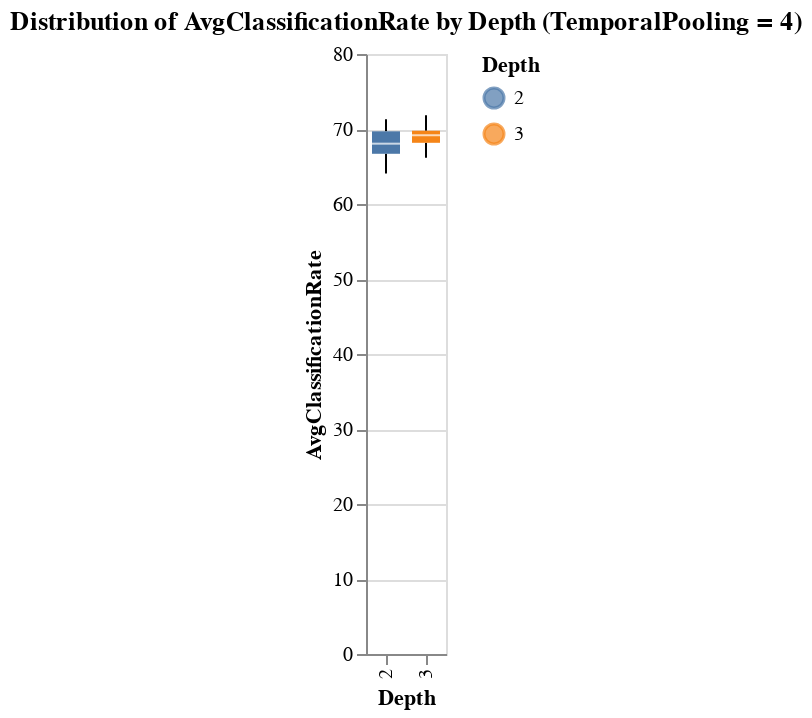

The code cell stored with this chart in its notebook:
### Code cell
# Filter where TemporalPooling == 4
filtered_df = df[df['TemporalPooling'] == 4]

# Create the chart: Depth vs AvgClassificationRate
chart = alt.Chart(filtered_df).mark_boxplot().encode(
    x='Depth:N',
    y='AvgClassificationRate:Q',
    color='Depth:N'
).properties(
    title='Distribution of AvgClassificationRate by Depth (TemporalPooling = 4)'
)

chart

### Figure 1 — Vega-Lite specification as saved in the notebook (floating-point values rounded to 4 significant figures)
{"config": {"view": {"continuousWidth": 300, "continuousHeight": 300}}, "data": {"name": "data-526788f92f4429e63225bc4d89bdc7d9"}, "mark": {"type": "boxplot"}, "encoding": {"color": {"field": "Depth", "type": "nominal"}, "x": {"field": "Depth", "type": "nominal"}, "y": {"field": "AvgClassificationRate", "type": "quantitative"}}, "title": "Distribution of AvgClassificationRate by Depth (TemporalPooling = 4)", "$schema": "https://vega.github.io/schema/vega-lite/v5.20.1.json", "datasets": {"data-526788f92f4429e63225bc4d89bdc7d9": [{"ID": 17475053083, "Width": 3, "Height": 3, "Depth": 2, "TemporalPooling": 4, "Epochs": 800, "Seed": 6, "SpatialPooling": 8, "AvgClassificationRate": 64.08, "AvgDeviation": 7.04}, {"ID": 17475052453, "Width": 3, "Height": 3, "Depth": 2, "TemporalPooling": 4, "Epochs": 800, "Seed": 13, "SpatialPooling": 8, "AvgClassificationRate": 65.96, "AvgDeviation": 6.128}, {"ID": 17475052453, "Width": 3, "Height": 3, "Depth": 2, "TemporalPooling": 4, "Epochs": 800, "Seed": 42, "SpatialPooling": 8, "AvgClassificationRate": 67.13, "AvgDeviation": 5.035}, {"ID": 17475076903, "Width": 3, "Height": 3, "Depth": 2, "TemporalPooling": 4, "Epochs": 800, "Seed": 44, "SpatialPooling": 8, "AvgClassificationRate": 66.23, "AvgDeviation": 5.062}, {"ID": 17475053083, "Width": 3, "Height": 3, "Depth": 2, "TemporalPooling": 4, "Epochs": 800, "Seed": 45, "SpatialPooling": 8, "AvgClassificationRate": 67.62, "AvgDeviation": 4.877}, {"ID": 17475076903, "Width": 3, "Height": 3, "Depth": 2, "TemporalPooling": 4, "Epochs": 800, "Seed": 59, "SpatialPooling": 8, "AvgClassificationRate": 70.09, "AvgDeviation": 5.072}, {"ID": 17475053083, "Width": 3, "Height": 3, "Depth": 2, "TemporalPooling": 4, "Epochs": 800, "Seed": 93, "SpatialPooling": 8, "AvgClassificationRate": 70.3, "AvgDeviation": 6.512}, {"ID": 17475053083, "Width": 3, "Height": 3, "Depth": 2, "TemporalPooling": 4, "Epochs": 800, "Seed": 96, "SpatialPooling": 8, "AvgClassificationRate": 67.83, "AvgDeviation": 5.479}, {"ID": 17475053083, "Width": 3, "Height": 3, "Depth": 2, "TemporalPooling": 4, "Epochs": 800, "Seed": 98, "SpatialPooling": 8, "AvgClassificationRate": 69.08, "AvgDeviation": 4.341}, {"ID": 17475119523, "Width": 3, "Height": 3, "Depth": 3, "TemporalPooling": 4, "Epochs": 800, "Seed": 6, "SpatialPooling": 8, "AvgClassificationRate": 66.54, "AvgDeviation": 6.982}, {"ID": 17475119523, "Width": 3, "Height": 3, "Depth": 3, "TemporalPooling": 4, "Epochs": 800, "Seed": 13, "SpatialPooling": 8, "AvgClassificationRate": 69.29, "AvgDeviation": 4.998}, {"ID": 17475119403, "Width": 3, "Height": 3, "Depth": 3, "TemporalPooling": 4, "Epochs": 800, "Seed": 42, "SpatialPooling": 8, "AvgClassificationRate": 69.46, "AvgDeviation": 5.713}, {"ID": 17475121743, "Width": 3, "Height": 3, "Depth": 3, "TemporalPooling": 4, "Epochs": 800, "Seed": 44, "SpatialPooling": 8, "AvgClassificationRate": 67.08, "AvgDeviation": 4.689}, {"ID": 17475119523, "Width": 3, "Height": 3, "Depth": 3, "TemporalPooling": 4, "Epochs": 800, "Seed": 45, "SpatialPooling": 8, "AvgClassificationRate": 68.35, "AvgDeviation": 4.696}, {"ID": 17475121743, "Width": 3, "Height": 3, "Depth": 3, "TemporalPooling": 4, "Epochs": 800, "Seed": 59, "SpatialPooling": 8, "AvgClassificationRate": 69.6, "AvgDeviation": 6.346}, {"ID": 17475119523, "Width": 3, "Height": 3, "Depth": 3, "TemporalPooling": 4, "Epochs": 800, "Seed": 93, "SpatialPooling": 8, "AvgClassificationRate": 70.1, "AvgDeviation": 8.792}, {"ID": 17475119523, "Width": 3, "Height": 3, "Depth": 3, "TemporalPooling": 4, "Epochs": 800, "Seed": 96, "SpatialPooling": 8, "AvgClassificationRate": 67.7, "AvgDeviation": 6.353}, {"ID": 17475121743, "Width": 3, "Height": 3, "Depth": 3, "TemporalPooling": 4, "Epochs": 800, "Seed": 98, "SpatialPooling": 8, "AvgClassificationRate": 68.82, "AvgDeviation": 3.686}, {"ID": 17475213843, "Width": 5, "Height": 5, "Depth": 2, "TemporalPooling": 4, "Epochs": 800, "Seed": 6, "SpatialPooling": 8, "AvgClassificationRate": 65.46, "AvgDeviation": 5.082}, {"ID": 17475213793, "Width": 5, "Height": 5, "Depth": 2, "TemporalPooling": 4, "Epochs": 800, "Seed": 13, "SpatialPooling": 8, "AvgClassificationRate": 66.78, "AvgDeviation": 5.717}, {"ID": 17475213793, "Width": 5, "Height": 5, "Depth": 2, "TemporalPooling": 4, "Epochs": 800, "Seed": 42, "SpatialPooling": 8, "AvgClassificationRate": 68.93, "AvgDeviation": 5.821}, {"ID": 17475241713, "Width": 5, "Height": 5, "Depth": 2, "TemporalPooling": 4, "Epochs": 800, "Seed": 44, "SpatialPooling": 8, "AvgClassificationRate": 66.24, "AvgDeviation": 6.814}, {"ID": 17475213843, "Width": 5, "Height": 5, "Depth": 2, "TemporalPooling": 4, "Epochs": 800, "Seed": 45, "SpatialPooling": 8, "AvgClassificationRate": 70.19, "AvgDeviation": 4.368}, {"ID": 17475213843, "Width": 5, "Height": 5, "Depth": 2, "TemporalPooling": 4, "Epochs": 800, "Seed": 59, "SpatialPooling": 8, "AvgClassificationRate": 68.69, "AvgDeviation": 3.854}, {"ID": 17475213793, "Width": 5, "Height": 5, "Depth": 2, "TemporalPooling": 4, "Epochs": 800, "Seed": 93, "SpatialPooling": 8, "AvgClassificationRate": 69.29, "AvgDeviation": 7.853}, {"ID": 17475213843, "Width": 5, "Height": 5, "Depth": 2, "TemporalPooling": 4, "Epochs": 800, "Seed": 96, "SpatialPooling": 8, "AvgClassificationRate": 66.61, "AvgDeviation": 3.023}, {"ID": 17475213843, "Width": 5, "Height": 5, "Depth": 2, "TemporalPooling": 4, "Epochs": 800, "Seed": 98, "SpatialPooling": 8, "AvgClassificationRate": 70.5, "AvgDeviation": 4.169}, {"ID": 17475270143, "Width": 5, "Height": 5, "Depth": 3, "TemporalPooling": 4, "Epochs": 800, "Seed": 6, "SpatialPooling": 8, "AvgClassificationRate": 66.7, "AvgDeviation": 4.221}, {"ID": 17475269993, "Width": 5, "Height": 5, "Depth": 3, "TemporalPooling": 4, "Epochs": 800, "Seed": 13, "SpatialPooling": 8, "AvgClassificationRate": 68.09, "AvgDeviation": 5.324}, {"ID": 17475269993, "Width": 5, "Height": 5, "Depth": 3, "TemporalPooling": 4, "Epochs": 800, "Seed": 42, "SpatialPooling": 8, "AvgClassificationRate": 68.1, "AvgDeviation": 7.198}, {"ID": 17475270163, "Width": 5, "Height": 5, "Depth": 3, "TemporalPooling": 4, "Epochs": 800, "Seed": 44, "SpatialPooling": 8, "AvgClassificationRate": 69.3, "AvgDeviation": 4.71}, {"ID": 17475270143, "Width": 5, "Height": 5, "Depth": 3, "TemporalPooling": 4, "Epochs": 800, "Seed": 45, "SpatialPooling": 8, "AvgClassificationRate": 69.69, "AvgDeviation": 4.153}, {"ID": 17475270163, "Width": 5, "Height": 5, "Depth": 3, "TemporalPooling": 4, "Epochs": 800, "Seed": 59, "SpatialPooling": 8, "AvgClassificationRate": 69.84, "AvgDeviation": 3.209}, {"ID": 17475270143, "Width": 5, "Height": 5, "Depth": 3, "TemporalPooling": 4, "Epochs": 800, "Seed": 93, "SpatialPooling": 8, "AvgClassificationRate": 70.38, "AvgDeviation": 7.492}, {"ID": 17475270143, "Width": 5, "Height": 5, "Depth": 3, "TemporalPooling": 4, "Epochs": 800, "Seed": 96, "SpatialPooling": 8, "AvgClassificationRate": 68.22, "AvgDeviation": 4.809}, {"ID": 17475270143, "Width": 5, "Height": 5, "Depth": 3, "TemporalPooling": 4, "Epochs": 800, "Seed": 98, "SpatialPooling": 8, "AvgClassificationRate": 71.82, "AvgDeviation": 5.219}, {"ID": 17475807953, "Width": 7, "Height": 7, "Depth": 2, "TemporalPooling": 4, "Epochs": 800, "Seed": 6, "SpatialPooling": 8, "AvgClassificationRate": 65.88, "AvgDeviation": 3.787}, {"ID": 17475807943, "Width": 7, "Height": 7, "Depth": 2, "TemporalPooling": 4, "Epochs": 800, "Seed": 13, "SpatialPooling": 8, "AvgClassificationRate": 68.63, "AvgDeviation": 3.272}, {"ID": 17475807943, "Width": 7, "Height": 7, "Depth": 2, "TemporalPooling": 4, "Epochs": 800, "Seed": 42, "SpatialPooling": 8, "AvgClassificationRate": 68.04, "AvgDeviation": 6.133}, {"ID": 17475807953, "Width": 7, "Height": 7, "Depth": 2, "TemporalPooling": 4, "Epochs": 800, "Seed": 44, "SpatialPooling": 8, "AvgClassificationRate": 67.28, "AvgDeviation": 6.186}, {"ID": 17475807943, "Width": 7, "Height": 7, "Depth": 2, "TemporalPooling": 4, "Epochs": 800, "Seed": 45, "SpatialPooling": 8, "AvgClassificationRate": 68.74, "AvgDeviation": 4.03}, {"ID": 17475807953, "Width": 7, "Height": 7, "Depth": 2, "TemporalPooling": 4, "Epochs": 800, "Seed": 59, "SpatialPooling": 8, "AvgClassificationRate": 70.29, "AvgDeviation": 6.051}, {"ID": 17475807943, "Width": 7, "Height": 7, "Depth": 2, "TemporalPooling": 4, "Epochs": 800, "Seed": 93, "SpatialPooling": 8, "AvgClassificationRate": 70.75, "AvgDeviation": 5.787}, {"ID": 17475807953, "Width": 7, "Height": 7, "Depth": 2, "TemporalPooling": 4, "Epochs": 800, "Seed": 96, "SpatialPooling": 8, "AvgClassificationRate": 67.4, "AvgDeviation": 6.912}, {"ID": 17475807953, "Width": 7, "Height": 7, "Depth": 2, "TemporalPooling": 4, "Epochs": 800, "Seed": 98, "SpatialPooling": 8, "AvgClassificationRate": 71.31, "AvgDeviation": 6.281}, {"ID": 17475904533, "Width": 7, "Height": 7, "Depth": 3, "TemporalPooling": 4, "Epochs": 800, "Seed": 6, "SpatialPooling": 8, "AvgClassificationRate": 66.17, "AvgDeviation": 4.676}, {"ID": 17475904443, "Width": 7, "Height": 7, "Depth": 3, "TemporalPooling": 4, "Epochs": 800, "Seed": 13, "SpatialPooling": 8, "AvgClassificationRate": 69.41, "AvgDeviation": 4.461}, {"ID": 17475904443, "Width": 7, "Height": 7, "Depth": 3, "TemporalPooling": 4, "Epochs": 800, "Seed": 42, "SpatialPooling": 8, "AvgClassificationRate": 69.17, "AvgDeviation": 6.892}, {"ID": 17476643743, "Width": 7, "Height": 7, "Depth": 3, "TemporalPooling": 4, "Epochs": 800, "Seed": 44, "SpatialPooling": 8, "AvgClassificationRate": 68.4, "AvgDeviation": 3.905}, {"ID": 17475904533, "Width": 7, "Height": 7, "Depth": 3, "TemporalPooling": 4, "Epochs": 800, "Seed": 45, "SpatialPooling": 8, "AvgClassificationRate": 69.13, "AvgDeviation": 5.757}, {"ID": 17475904533, "Width": 7, "Height": 7, "Depth": 3, "TemporalPooling": 4, "Epochs": 800, "Seed": 59, "SpatialPooling": 8, "AvgClassificationRate": 70.65, "AvgDeviation": 5.813}, {"ID": 17475904443, "Width": 7, "Height": 7, "Depth": 3, "TemporalPooling": 4, "Epochs": 800, "Seed": 93, "SpatialPooling": 8, "AvgClassificationRate": 70.19, "AvgDeviation": 5.007}, {"ID": 17475904533, "Width": 7, "Height": 7, "Depth": 3, "TemporalPooling": 4, "Epochs": 800, "Seed": 96, "SpatialPooling": 8, "AvgClassificationRate": 68.24, "AvgDeviation": 6.345}, {"ID": 17475904533, "Width": 7, "Height": 7, "Depth": 3, "TemporalPooling": 4, "Epochs": 800, "Seed": 98, "SpatialPooling": 8, "AvgClassificationRate": 70.94, "AvgDeviation": 5.624}]}}
